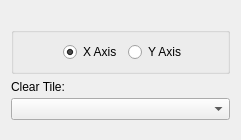
       <widget class="QWidget" name="pagePlatformPath">
        <layout class="QVBoxLayout" name="verticalLayout_20">
         <item>
          <spacer name="verticalSpacer_2">
           <property name="orientation">
            <enum>Qt::Vertical</enum>
           </property>
           <property name="sizeHint" stdset="0">
            <size>
             <width>20</width>
             <height>16</height>
            </size>
           </property>
          </spacer>
         </item>
         <item>
          <widget class="QGroupBox" name="groupBox_6">
           <property name="maximumSize">
            <size>
             <width>16777215</width>
             <height>16777215</height>
            </size>
           </property>
           <property name="title">
            <string/>
           </property>
           <layout class="QHBoxLayout" name="horizontalLayout_8">
            <property name="spacing">
             <number>6</number>
            </property>
            <property name="leftMargin">
             <number>9</number>
            </property>
            <property name="rightMargin">
             <number>0</number>
            </property>
            <item>
             <spacer name="horizontalSpacer_10">
              <property name="orientation">
               <enum>Qt::Horizontal</enum>
              </property>
              <property name="sizeHint" stdset="0">
               <size>
                <width>40</width>
                <height>20</height>
               </size>
              </property>
             </spacer>
            </item>
            <item>
             <widget class="QRadioButton" name="rbtnXAxis">
              <property name="text">
               <string>X Axis</string>
              </property>
              <property name="checked">
               <bool>true</bool>
              </property>
             </widget>
            </item>
            <item>
             <widget class="QRadioButton" name="rbtnYAxis">
              <property name="text">
               <string>Y Axis</string>
              </property>
             </widget>
            </item>
            <item>
             <spacer name="horizontalSpacer_11">
              <property name="orientation">
               <enum>Qt::Horizontal</enum>
              </property>
              <property name="sizeHint" stdset="0">
               <size>
                <width>40</width>
                <height>20</height>
               </size>
              </property>
             </spacer>
            </item>
           </layout>
          </widget>
         </item>
         <item>
          <layout class="QVBoxLayout" name="verticalLayout_8">
           <property name="spacing">
            <number>4</number>
           </property>
           <item>
            <widget class="QLabel" name="lblPlatformClearTile">
             <property name="text">
              <string>Clear Tile:</string>
             </property>
            </widget>
           </item>
           <item>
            <widget class="QComboBox" name="cboPlatformClearTile"/>
           </item>
          </layout>
         </item>
         <item>
          <spacer name="verticalSpacer_3">
           <property name="orientation">
            <enum>Qt::Vertical</enum>
           </property>
           <property name="sizeHint" stdset="0">
            <size>
             <width>17</width>
             <height>9</height>
            </size>
           </property>
          </spacer>
         </item>
        </layout>
       </widget>
